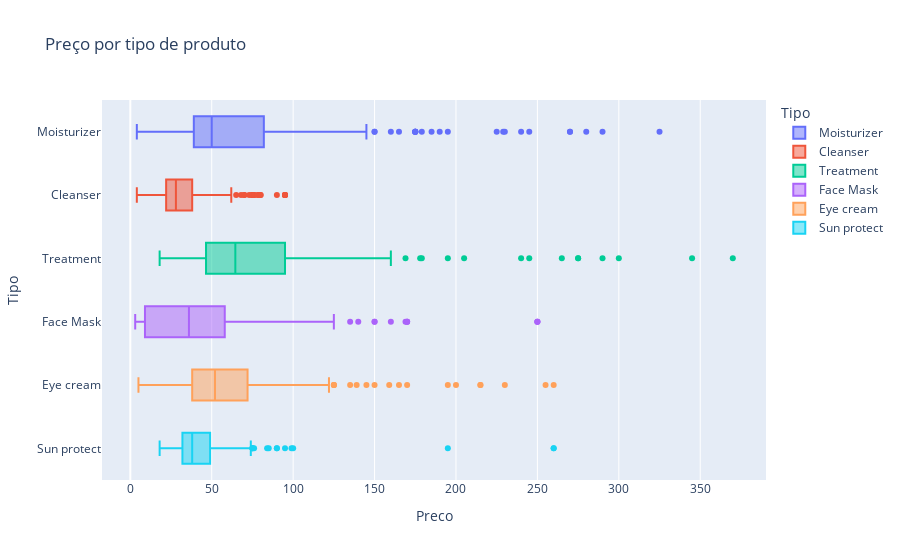

The code cell stored with this chart in its notebook:
### Code cell
px.box(
    df,
    x="Preco",
    y="Tipo",
    title="Preço por tipo de produto",
    color="Tipo",
    orientation="h",
    hover_data=["Marca", "Nome"],
)

### Figure 1 — Plotly figure (JSON) as saved in the notebook; plotly's stock layout.template omitted (floating-point values rounded to 4 significant figures; data arrays with more than 128 entries replaced by an {"elided": "..."} marker saying what was removed)
{"data": [{"alignmentgroup": "True", "customdata": {"elided": "298x2 str values"}, "hovertemplate": "Tipo=%{y}<br>Preco=%{x}<br>Marca=%{customdata[0]}<br>Nome=%{customdata[1]}<extra></extra>", "legendgroup": "Moisturizer", "marker": {"color": "#636efa"}, "name": "Moisturizer", "notched": false, "offsetgroup": "Moisturizer", "orientation": "h", "showlegend": true, "type": "box", "x": {"elided": "298 int values"}, "x0": " ", "xaxis": "x", "y": {"elided": "298 str values"}, "y0": " ", "yaxis": "y"}, {"alignmentgroup": "True", "customdata": {"elided": "281x2 str values"}, "hovertemplate": "Tipo=%{y}<br>Preco=%{x}<br>Marca=%{customdata[0]}<br>Nome=%{customdata[1]}<extra></extra>", "legendgroup": "Cleanser", "marker": {"color": "#EF553B"}, "name": "Cleanser", "notched": false, "offsetgroup": "Cleanser", "orientation": "h", "showlegend": true, "type": "box", "x": {"elided": "281 int values"}, "x0": " ", "xaxis": "x", "y": {"elided": "281 str values"}, "y0": " ", "yaxis": "y"}, {"alignmentgroup": "True", "customdata": {"elided": "248x2 str values"}, "hovertemplate": "Tipo=%{y}<br>Preco=%{x}<br>Marca=%{customdata[0]}<br>Nome=%{customdata[1]}<extra></extra>", "legendgroup": "Treatment", "marker": {"color": "#00cc96"}, "name": "Treatment", "notched": false, "offsetgroup": "Treatment", "orientation": "h", "showlegend": true, "type": "box", "x": {"elided": "248 int values"}, "x0": " ", "xaxis": "x", "y": {"elided": "248 str values"}, "y0": " ", "yaxis": "y"}, {"alignmentgroup": "True", "customdata": {"elided": "266x2 str values"}, "hovertemplate": "Tipo=%{y}<br>Preco=%{x}<br>Marca=%{customdata[0]}<br>Nome=%{customdata[1]}<extra></extra>", "legendgroup": "Face Mask", "marker": {"color": "#ab63fa"}, "name": "Face Mask", "notched": false, "offsetgroup": "Face Mask", "orientation": "h", "showlegend": true, "type": "box", "x": {"elided": "266 int values"}, "x0": " ", "xaxis": "x", "y": {"elided": "266 str values"}, "y0": " ", "yaxis": "y"}, {"alignmentgroup": "True", "customdata": {"elided": "209x2 str values"}, "hovertemplate": "Tipo=%{y}<br>Preco=%{x}<br>Marca=%{customdata[0]}<br>Nome=%{customdata[1]}<extra></extra>", "legendgroup": "Eye cream", "marker": {"color": "#FFA15A"}, "name": "Eye cream", "notched": false, "offsetgroup": "Eye cream", "orientation": "h", "showlegend": true, "type": "box", "x": {"elided": "209 int values"}, "x0": " ", "xaxis": "x", "y": {"elided": "209 str values"}, "y0": " ", "yaxis": "y"}, {"alignmentgroup": "True", "customdata": {"elided": "170x2 str values"}, "hovertemplate": "Tipo=%{y}<br>Preco=%{x}<br>Marca=%{customdata[0]}<br>Nome=%{customdata[1]}<extra></extra>", "legendgroup": "Sun protect", "marker": {"color": "#19d3f3"}, "name": "Sun protect", "notched": false, "offsetgroup": "Sun protect", "orientation": "h", "showlegend": true, "type": "box", "x": {"elided": "170 int values"}, "x0": " ", "xaxis": "x", "y": {"elided": "170 str values"}, "y0": " ", "yaxis": "y"}], "layout": {"boxmode": "overlay", "legend": {"title": {"text": "Tipo"}, "tracegroupgap": 0}, "title": {"text": "Preço por tipo de produto"}, "xaxis": {"anchor": "y", "domain": [0, 1], "title": {"text": "Preco"}}, "yaxis": {"anchor": "x", "categoryarray": ["Sun protect", "Eye cream", "Face Mask", "Treatment", "Cleanser", "Moisturizer"], "categoryorder": "array", "domain": [0, 1], "title": {"text": "Tipo"}}}}
